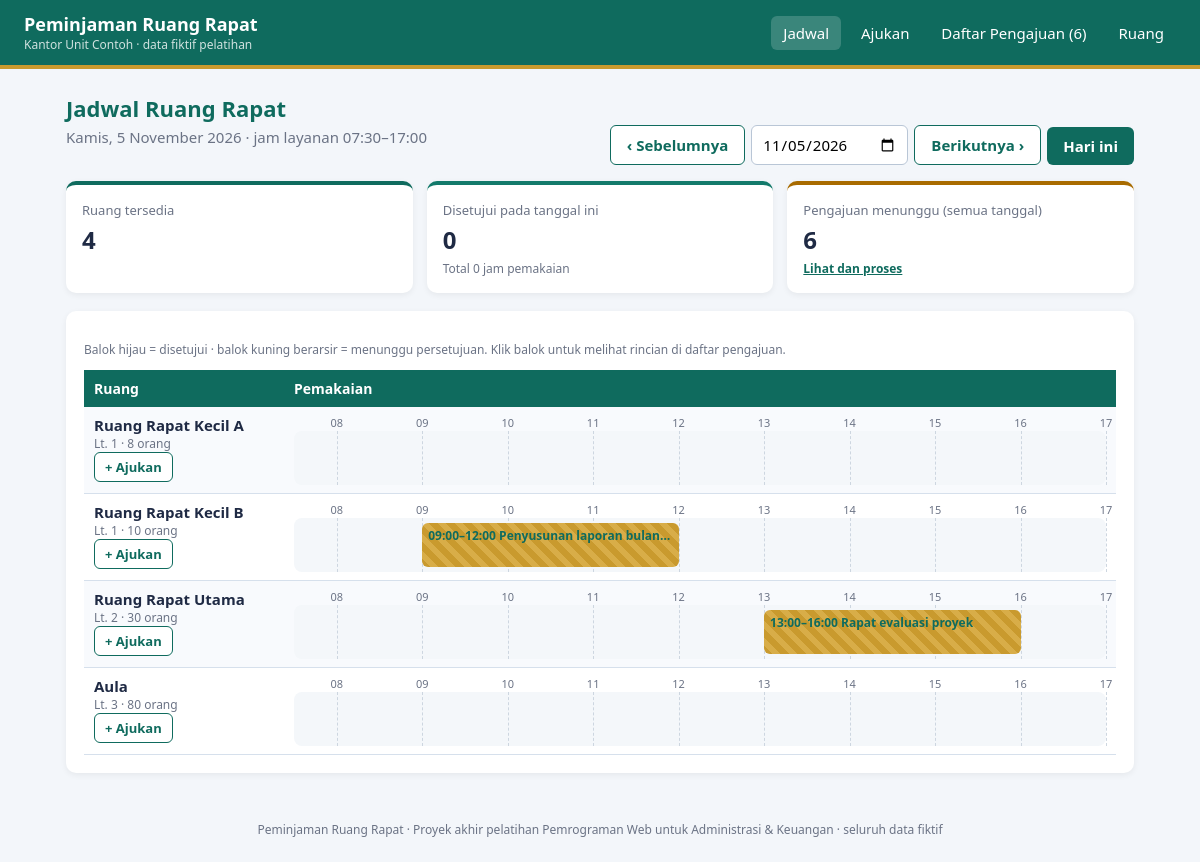
The page /03-proyek-akhir/P2-peminjaman-ruang-rapat/index.php on the database its author committed.
### tables this page shows
CREATE TABLE ruang (
  id INT AUTO_INCREMENT PRIMARY KEY,                           
  nama VARCHAR(50) NOT NULL UNIQUE,                            
  lantai TINYINT NOT NULL,                                     
  kapasitas INT NOT NULL CHECK (kapasitas > 0),                
  fasilitas VARCHAR(150) NOT NULL DEFAULT ''                   
);

CREATE TABLE peminjaman (
  id INT AUTO_INCREMENT PRIMARY KEY,
  ruang_id INT NOT NULL,                                       
  tanggal DATE NOT NULL,                                       
  jam_mulai TIME NOT NULL,                                     
  jam_selesai TIME NOT NULL,                                   
  kegiatan VARCHAR(100) NOT NULL,                              
  pemohon VARCHAR(60) NOT NULL,                                
  bidang VARCHAR(40) NOT NULL,                                 
  peserta INT NOT NULL CHECK (peserta > 0),                    
  status ENUM('Menunggu', 'Disetujui', 'Ditolak') NOT NULL DEFAULT 'Menunggu',   
  catatan VARCHAR(200) NOT NULL DEFAULT '',                    
  dibuat_pada TIMESTAMP DEFAULT CURRENT_TIMESTAMP,             
  CHECK (jam_selesai > jam_mulai),                             
  FOREIGN KEY (ruang_id) REFERENCES ruang(id),                 
  INDEX idx_jadwal (ruang_id, tanggal)                         
);

### 03-proyek-akhir/P2-peminjaman-ruang-rapat/config.php (called while the page is built, shortened)
<?php
function e($teks) { return htmlspecialchars((string) $teks, ENT_QUOTES, "UTF-8"); }
function jam($waktu) { return substr($waktu, 0, 5); }
function tanggalPanjang($tanggal)
{
    $hari  = ["Minggu", "Senin", "Selasa", "Rabu", "Kamis", "Jumat", "Sabtu"];
    $bulan = [1 => "Januari", "Februari", "Maret", "April", "Mei", "Juni", "Juli", "Agustus", "September", "Oktober", "November", "Desember"];
    $t = strtotime($tanggal);
    return $hari[date("w", $t)] . ", " . date("j", $t) . " " . $bulan[date("n", $t)] . " " . date("Y", $t);
}

### 03-proyek-akhir/P2-peminjaman-ruang-rapat/index.php (the view, shortened to what this page needs)
<?php
require "config.php";
$tanggal = $_GET["tanggal"] ?? date("Y-m-d");
$kemarin = date("Y-m-d", strtotime($tanggal . " -1 day"));
$besok   = date("Y-m-d", strtotime($tanggal . " +1 day"));
$daftarRuang = $db->query("SELECT * FROM ruang ORDER BY lantai, nama")->fetchAll();
$st = $db->prepare("SELECT * FROM peminjaman WHERE tanggal = ? AND status <> 'Ditolak' ORDER BY jam_mulai");
$st->execute([$tanggal]);
$jadwal = [];
foreach ($st->fetchAll() as $p) {
    $jadwal[$p["ruang_id"]][] = $p;
}
$menunggu = $db->query("SELECT COUNT(*) FROM peminjaman WHERE status = 'Menunggu'")->fetchColumn();
$disetujuiHariIni = 0;
$menitTerpakai = 0;
$menitBuka  = menitDari(JAM_BUKA);
$menitTutup = menitDari(JAM_TUTUP);
function menitDari($waktu) { [$j, $m] = explode(":", $waktu); return $j * 60 + $m; }
function persen($waktu, $buka, $tutup) { return max(0, min(100, (menitDari($waktu) - $buka) / ($tutup - $buka) * 100)); }
require "inc/header.php";
?>
<div class="baris-judul">
  <div>
    <h1>Jadwal Ruang Rapat</h1>
    <p class="sub"><?= tanggalPanjang($tanggal) ?> · jam layanan <?= JAM_BUKA ?>–<?= JAM_TUTUP ?></p>
  </div>
  <form method="get" class="navigasi">
    <a class="tombol sekunder" href="?tanggal=<?= $kemarin ?>">‹ Sebelumnya</a>
    <div class="isian"><input type="date" name="tanggal" value="<?= $tanggal ?>" onchange="this.form.submit()"></div>
    <a class="tombol sekunder" href="?tanggal=<?= $besok ?>">Berikutnya ›</a>
    <a class="tombol" href="?">Hari ini</a>
  </form>
</div>
<div class="kartu-baris">
  <div class="kartu"><div class="label">Ruang tersedia</div><div class="nilai"><?= count($daftarRuang) ?></div></div>
  <div class="kartu baik"><div class="label">Disetujui pada tanggal ini</div><div class="nilai"><?= $disetujuiHariIni ?></div>
    <div class="ket">Total <?= round($menitTerpakai / 60, 1) ?> jam pemakaian</div></div>
  <div class="kartu <?= $menunggu ? "waspada" : "" ?>"><div class="label">Pengajuan menunggu (semua tanggal)</div><div class="nilai"><?= $menunggu ?></div>
    <div class="ket"><a href="daftar.php?status=Menunggu">Lihat dan proses</a></div></div>
</div>
<div class="panel">
  <p class="ruang-ket">Balok hijau = disetujui · balok kuning berarsir = menunggu persetujuan. Klik balok untuk melihat rincian di daftar pengajuan.</p>
  <div class="tabel-wadah">
    <table>
      <tr><th style="width:200px">Ruang</th><th>Pemakaian</th></tr>
      <?php foreach ($daftarRuang as $r): ?>
        <tr>
          <td>
            <div class="ruang-nama"><?= e($r["nama"]) ?></div>
            <div class="ruang-ket">Lt. <?= $r["lantai"] ?> · <?= $r["kapasitas"] ?> orang</div>
            <a class="tombol kecil sekunder" href="ajukan.php?ruang=<?= $r["id"] ?>&tanggal=<?= $tanggal ?>">+ Ajukan</a>
          </td>
          <td>
            <div class="skala"><?php for ($j = 8; $j <= 17; $j++): ?><span style="left: <?= persen(sprintf("%02d:00", $j), $menitBuka, $menitTutup) ?>%"><?= sprintf("%02d", $j) ?></span><?php endfor; ?></div>
            <div class="lintasan">
              <?php foreach ($jadwal[$r["id"]] ?? [] as $p):
                  $kiri  = persen(jam($p["jam_mulai"]), $menitBuka, $menitTutup);
                  $lebar = persen(jam($p["jam_selesai"]), $menitBuka, $menitTutup) - $kiri;
              ?>
                <a class="balok <?= $p["status"] === "Menunggu" ? "menunggu" : "" ?>" style="left: <?= $kiri ?>%; width: <?= $lebar ?>%"
                   href="daftar.php?status=<?= $p["status"] ?>&tanggal=<?= $tanggal ?>"
                   title="<?= jam($p["jam_mulai"]) ?>–<?= jam($p["jam_selesai"]) ?> · <?= e($p["kegiatan"]) ?> · <?= e($p["pemohon"]) ?> (<?= $p["status"] ?>)">
                  <?= jam($p["jam_mulai"]) ?>–<?= jam($p["jam_selesai"]) ?> <?= e($p["kegiatan"]) ?>
                </a>
              <?php endforeach; ?>
            </div>
          </td>
        </tr>
      <?php endforeach; ?>
    </table>
  </div>
</div>
<?php require "inc/footer.php"; ?>

### 03-proyek-akhir/P2-peminjaman-ruang-rapat/assets/gaya.css (style rules this page uses)
:root { --utama: #0f6b5e; --utama-muda: #dff2ee; --aksen: #c99a2e; --teks: #1f2a44; --redup: #6b7385; --garis: #d6e0ec; --latar: #f3f6fa; --hijau: #137a6b; --kuning: #a86b00; --merah: #b3261e; }
* { box-sizing: border-box; }
body { margin: 0; font-family: "Segoe UI", Arial, sans-serif; color: var(--teks); background: var(--latar); font-size: 15px; }
h1 { font-size: 22px; color: var(--utama); margin: 0 0 4px; }
.sub { color: var(--redup); margin: 0 0 18px; }
.baris-judul { display: flex; justify-content: space-between; align-items: flex-end; flex-wrap: wrap; gap: 12px; margin-bottom: 16px; }
.kartu-baris { display: grid; grid-template-columns: repeat(auto-fit, minmax(200px, 1fr)); gap: 14px; margin-bottom: 18px; }
.kartu { background: #fff; border-radius: 10px; padding: 16px; border-top: 4px solid var(--utama); box-shadow: 0 2px 6px rgba(0,0,0,.06); }
.kartu .label { font-size: 13px; color: var(--redup); }
.kartu .nilai { font-size: 24px; font-weight: 700; margin-top: 4px; }
.kartu .ket { font-size: 12px; color: var(--redup); margin-top: 4px; }
.kartu a, .panel a:not(.tombol) { color: var(--utama); font-weight: 600; }
.kartu.baik { border-top-color: var(--hijau); }
.kartu.waspada { border-top-color: var(--kuning); }
.panel { background: #fff; border-radius: 10px; padding: 18px; box-shadow: 0 2px 6px rgba(0,0,0,.06); margin-bottom: 18px; }
.tabel-wadah { overflow-x: auto; }
table { border-collapse: collapse; width: 100%; background: #fff; }
th { background: var(--utama); color: #fff; text-align: left; padding: 9px 10px; font-weight: 600; font-size: 14px; }
td { padding: 8px 10px; border-bottom: 1px solid var(--garis); vertical-align: top; }
tr:nth-child(even) td { background: #f8fafd; }
.isian input, .isian select, .isian textarea { width: 100%; padding: 8px 10px; border: 1px solid #b9c6d6; border-radius: 6px; font: inherit; }
.tombol { display: inline-block; background: var(--utama); color: #fff; border: 0; padding: 9px 16px; border-radius: 6px; font: inherit; font-weight: 600; cursor: pointer; text-decoration: none; }
.tombol.sekunder { background: #fff; color: var(--utama); border: 1px solid var(--utama); }
.tombol.kecil { padding: 5px 10px; font-size: 13px; }

### 03-proyek-akhir/P2-peminjaman-ruang-rapat/index.php (style rules this page uses)
.lintasan { position: relative; height: 54px; background: #f4f7fa; border-radius: 8px; min-width: 520px; }
.balok { position: absolute; top: 5px; bottom: 5px; border-radius: 6px; padding: 4px 6px; font-size: 12px; color: #fff; text-decoration: none; overflow: hidden; white-space: nowrap; text-overflow: ellipsis; background: var(--utama); }
.balok.menunggu { background: repeating-linear-gradient(45deg, #c99a2e, #c99a2e 6px, #d8ad48 6px, #d8ad48 12px); }
.skala { position: relative; height: 16px; font-size: 11px; color: var(--redup); min-width: 520px; }
.skala span { position: absolute; transform: translateX(-50%); }
.ruang-nama { font-weight: 700; }
.ruang-ket { font-size: 12px; color: var(--redup); }
.navigasi { display: flex; gap: 6px; align-items: flex-end; flex-wrap: wrap; }

### rows shown on the page
ruang: nama "Ruang Rapat Kecil A", lantai "1", kapasitas "8"
ruang: nama "Ruang Rapat Kecil B", lantai "1", kapasitas "10"
peminjaman: jam_mulai "09:00", jam_selesai "12:00", kegiatan "Penyusunan laporan bulan…"
ruang: nama "Ruang Rapat Utama", lantai "2", kapasitas "30"
peminjaman: jam_mulai "13:00", jam_selesai "16:00", kegiatan "Rapat evaluasi proyek"
ruang: nama "Aula", lantai "3", kapasitas "80"

### other values the page prints
$label "Jadwal"
$label "Ajukan"
$label "Daftar Pengajuan"
$jumlahMenunggu "6"
$label "Ruang"
tanggalPanjang($tanggal) "Kamis, 5 November 2026"
JAM_BUKA "07:30"
JAM_TUTUP "17:00"
count($daftarRuang) "4"
$disetujuiHariIni "0"
$menitTerpakai / 60 "0"
$menunggu "6"
